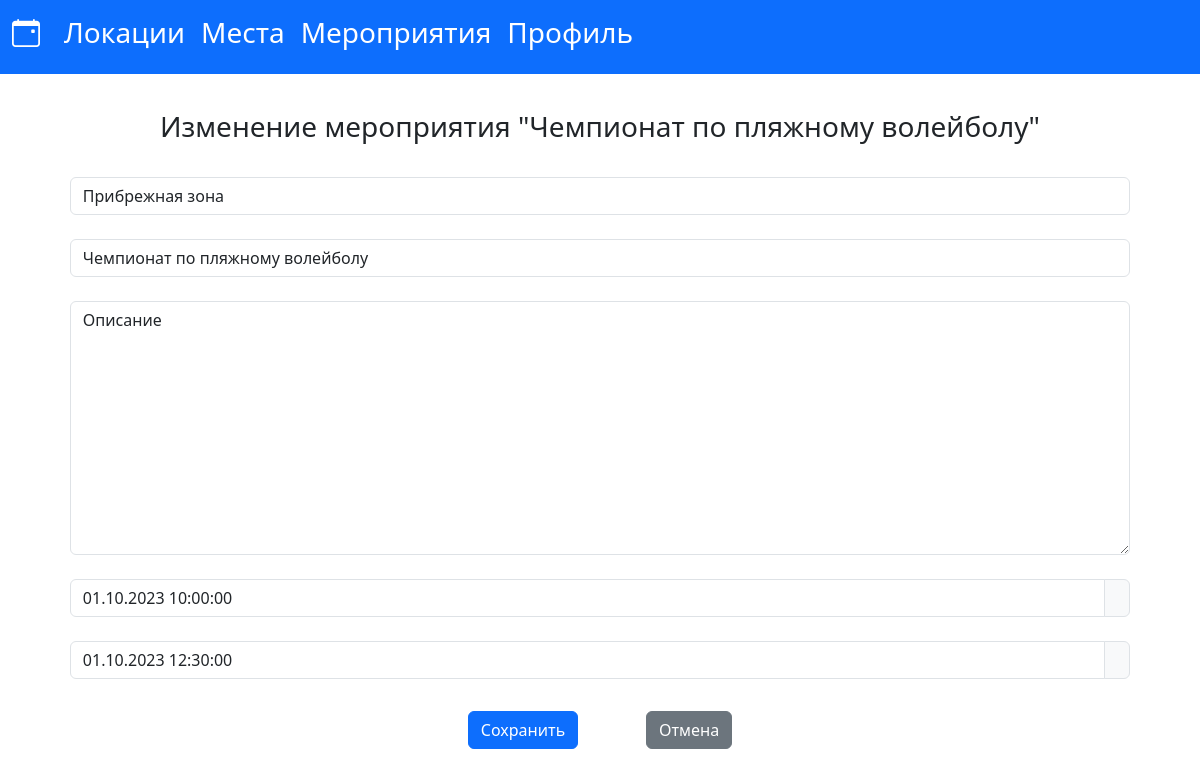
Screenshot of /6/update_event (signed in) with the database file from the repository.
### main/models.py (models this page shows, shortened)
class Event(models.Model):
    place = models.ForeignKey(Place, on_delete=models.CASCADE)
    name = models.CharField(max_length=100)
    description = models.TextField(blank=True)
    date_start = models.DateTimeField()
    date_end = models.DateTimeField()
    def __str__(self):
        return self.name

### main/views.py (the view, shortened to what this page needs)
# urls.py: path('<int:pk>/update_event', views.update_event.as_view(), name='update_event'),
@method_decorator(login_required, name='dispatch')
class update_event(UpdateView):
    model = Event
    template_name = 'main/update_event.html'
    form_class = EventForm

### main/forms.py
class EventForm(ModelForm):
    class Meta:
        model = Event
        fields = ['place', 'name', 'description', 'date_start', 'date_end']
        widgets = {
            "place": Select(attrs={
                'class': 'form-control'
            }),
            "name": TextInput(attrs={
                'class': 'form-control',
                'placeholder': 'Название события'
            }),
            "description": Textarea(attrs={
                'class': 'form-control',
                'placeholder': 'Описание события'
            }),
            "date_start": DateTimeInput(attrs={
                'class': 'form-control',
                'placeholder': 'Дата и время начала'
            }),
            "date_end": DateTimeInput(attrs={
                'class': 'form-control',
                'placeholder': 'Дата и время окончания'
            })}

### main/models.py (called while the page is built)
    def __str__(self):
        return self.name

### main/templates/main/update_event.html (shortened to what this page needs)
{% extends 'main/layout.html' %}
{% block content %}
<div style="text-align: center; margin: 3%;">
    <h3 style="margin: 3%;">Изменение мероприятия "{{ object }}"</h3>
    <form method="POST" style="margin: 3%;">
        {{ form.place }}<br>
        {{ form.name }}<br>
        {{ form.description }}<br>
        <div class="input-group date" id="id_date_start">
            {{ form.date_start }}
            <span class="input-group-text"></span>
        </div><br>
        <div class="input-group date" id="id_date_end">
            {{ form.date_end }}
            <span class="input-group-text"></span>
        </div>
        <button type="submit" class="btn btn-primary" style="margin: 3%;">Сохранить</button>
        <a class="btn btn-secondary" href="{% url 'events' %}" style="margin: 3%;">Отмена</a>
    </form>
</div>
{% endblock %}

### rows the page displays
Event: name "Чемпионат по пляжному волейболу", place "Прибрежная зона", description "Описание", date_start "01.10.2023 10:00:00", date_end "01.10.2023 12:30:00"
